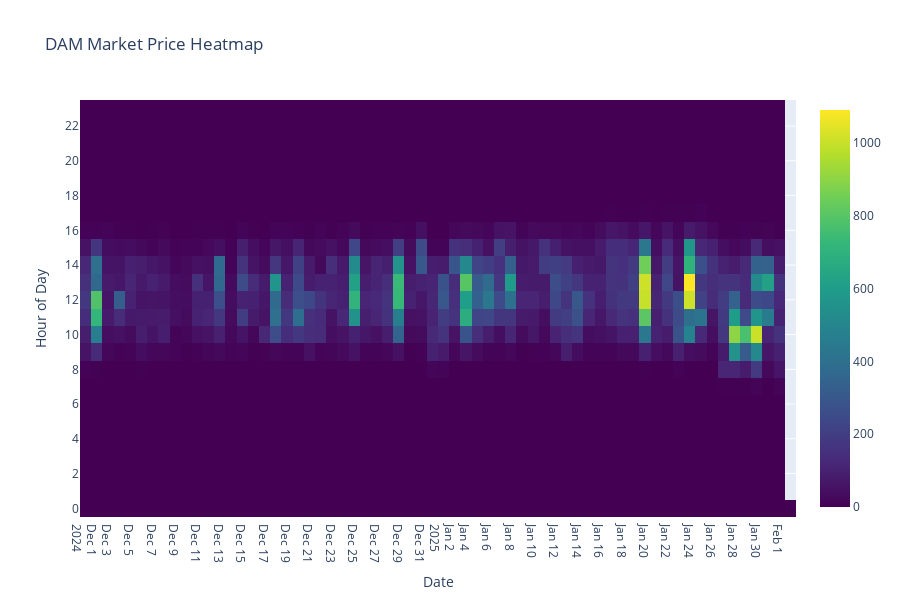

Source (notebook cell):
### Markdown cell above
#### 3. Make some visualisations of the historical data

### Code cell
# Some initial data visualisations

start_week_number_analyzer = 1
end_week_number_analyzer = 52

df_dam_initial_chart = df_dam.copy()

df_dam_initial_chart['WeekNumber'] = df_dam_initial_chart['timestamp'].dt.isocalendar().week

# # Filter the data for the specified week range
df_weeks = df_dam_initial_chart[(df_dam_initial_chart['WeekNumber'] >= start_week_number_analyzer) & (df_dam_initial_chart['WeekNumber'] <= end_week_number_analyzer)]

# # Extract the date and hour for heatmap plotting
df_weeks['Date'] = df_weeks['timestamp'].dt.date
df_weeks['Hour'] = df_weeks['timestamp'].dt.hour

# Aggregate the prices by taking the average for each combination of Hour and Date
aggregated_data = df_weeks.groupby(['Hour', 'Date', 'WeekNumber'])['production'].mean().reset_index()

# Pivot the data to create a matrix suitable for heatmap
heatmap_data = aggregated_data.pivot(index='Hour', columns='Date', values='production')


# Create a heatmap
fig = go.Figure(data=go.Heatmap(
    z=heatmap_data.values,
    x=heatmap_data.columns,
    y=heatmap_data.index,
    colorscale='Viridis'
))

# Update layout for better readability
fig.update_layout(
    title='DAM Market Price Heatmap',
    xaxis_title='Date',
    yaxis_title='Hour of Day',
    yaxis_nticks=24,
    xaxis_nticks=len(heatmap_data.columns),
    height=600
)

# Show the heatmap plot
fig.show()

# Create a line plot of hourly price over time
plt.figure(figsize=(10, 6))
plt.plot(df_weeks['timestamp'], df_weeks['production'], linestyle=':', linewidth=1)
plt.xlabel('Date and Hour')
plt.ylabel('production')
plt.title('Hourly production Over Time')
plt.xticks(rotation=45)
plt.grid(True)
plt.tight_layout()
plt.show()

### Figure 1 — Plotly figure (JSON) as saved in the notebook; plotly's stock layout.template omitted (floating-point values rounded to 4 significant figures; data arrays with more than 128 entries replaced by an {"elided": "..."} marker saying what was removed)
{"data": [{"colorscale": [[0, "#440154"], [0.1111, "#482878"], [0.2222, "#3e4989"], [0.3333, "#31688e"], [0.4444, "#26828e"], [0.5556, "#1f9e89"], [0.6667, "#35b779"], [0.7778, "#6ece58"], [0.8889, "#b5de2b"], [1, "#fde725"]], "type": "heatmap", "x": ["2024-12-01", "2024-12-02", "2024-12-03", "2024-12-04", "2024-12-05", "2024-12-06", "2024-12-07", "2024-12-08", "2024-12-09", "2024-12-10", "2024-12-11", "2024-12-12", "2024-12-13", "2024-12-14", "2024-12-15", "2024-12-16", "2024-12-17", "2024-12-18", "2024-12-19", "2024-12-20", "2024-12-21", "2024-12-22", "2024-12-23", "2024-12-24", "2024-12-25", "2024-12-26", "2024-12-27", "2024-12-28", "2024-12-29", "2024-12-30", "2024-12-31", "2025-01-01", "2025-01-02", "2025-01-03", "2025-01-04", "2025-01-05", "2025-01-06", "2025-01-07", "2025-01-08", "2025-01-09", "2025-01-10", "2025-01-11", "2025-01-12", "2025-01-13", "2025-01-14", "2025-01-15", "2025-01-16", "2025-01-17", "2025-01-18", "2025-01-19", "2025-01-20", "2025-01-21", "2025-01-22", "2025-01-23", "2025-01-24", "2025-01-25", "2025-01-26", "2025-01-27", "2025-01-28", "2025-01-29", "2025-01-30", "2025-01-31", "2025-02-01", "2025-02-02"], "y": [0, 1, 2, 3, 4, 5, 6, 7, 8, 9, 10, 11, 12, 13, 14, 15, 16, 17, 18, 19, 20, 21, 22, 23], "z": {"elided": "24x64 float values"}}], "layout": {"height": 600, "title": {"text": "DAM Market Price Heatmap"}, "xaxis": {"nticks": 64, "title": {"text": "Date"}}, "yaxis": {"nticks": 24, "title": {"text": "Hour of Day"}}}}
